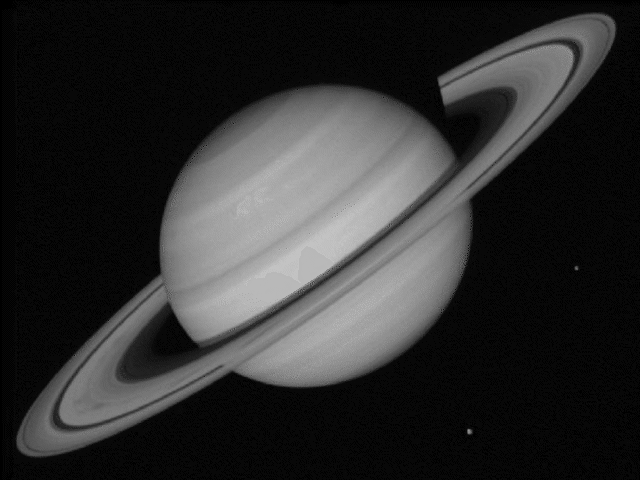
#> input picture Letrue/images/2/saturn.png, 640 x 480 px, found by its file name
$ jupyter execute --allow-errors '3. Linearity and Convolution.ipynb'   (shell and % lines are left out)   (older library calls are emulated)
#> lines starting #> are read from the running program, lines starting #| are printed output that depends on the picture
# 1. Filtering -

### First attempt at a solution -1D

Replace each pixel with an average of all the values in its neighborhood - mooving average:

### Averaging assumptions
1. The *true* value of pixels are similar to the true value of pixels nearby.
2. The noise added to each pixel is done independently.

### Moving average in 2D

## (1) Correlation filtering - uniform weights

Say the averaging window size is $2k+1 \times 2k+1$:

$$
G[i, j]=\frac{1}{(2k+1)^2}\Sigma^k_{u=-k}\Sigma^k_{v=-k}F[i+u,\ j+v].
$$

- $2k+1$ is odd, so it is odd size window.
If $k$ were $3$ that would be a $7 \times 7$.

- $\Sigma^k_{u=-k}\Sigma^k_{v=-k}F[i+u,\ j+v]$ : Loop over all pixels in neighnorhood around image pixel $F[i,\ j]$.

- $\frac{1}{(2k+1)^2}$ : Uniform weight for each pixel.

__Smoothing with a nonGaussian__

## (2) Correlation filtering - nonuniform weights

Now generalize to allow *different weights* depending on neighboring pixel's relative position:

$$
G[i, j]=\Sigma^k_{u=-k}\Sigma^k_{v=-k}H[u,\ v]F[i+u,\ j+v].
$$

This is called __cross-correlation__, denoted $G = H\otimes F$

- $H[u,\ v]$:
    - non-uniform weights
    - It is called as the filter *kernel* or *mask*
    - it is the matrix of weights in the linear combination.

__Smoothing with a Gaussian__

## (3) Examples (uniform kernel, Gaussian kernel)

#### 1) getGaussianKernel
```python
Python: cv2.getGaussianKernel(ksize, sigma[, ktype]) → retval
```
Parameters:
- ksize: Aperture size. It should be odd ( \texttt{ksize} \mod 2 = 1 ) and positive.
- sigma: Gaussian standard deviation. If it is non-positive, it is computed from ksize as $\text{sigma} = 0.3*((\text{ksize}-1)*0.5 - 1) + 0.8 .$
- ktype: Type of filter coefficients. It can be CV_32F or CV_64F .

#### 2) filter2D
```python
Python: cv2.filter2D(src, ddepth, kernel[, dst[, anchor[, delta[, borderType]]]]) → dst
```

Parameters:
- __src__: input image.
- __dst__: output image of the same size and the same number of channels as src.
- __ddepth__: desired depth of the destination image; if it is negative, it will be the same as src.depth(); the following combinations of src.depth() and ddepth are supported:
    - src.depth() = CV_8U, ddepth = -1/CV_16S/CV_32F/CV_64F
    - src.depth() = CV_16U/CV_16S, ddepth = -1/CV_32F/CV_64F
    - src.depth() = CV_32F, ddepth = -1/CV_32F/CV_64F
    - src.depth() = CV_64F, ddepth = -1/CV_64F
    - when ddepth=-1, the output image will have the same depth as the source.
- __kernel__: convolution kernel (or rather a correlation kernel), a single-channel floating point matrix; if you want to apply different kernels to different channels, split the image into separate color planes using split() and process them individually.
- __anchor__: anchor of the kernel that indicates the relative position of a filtered point within the kernel; the anchor should lie within the kernel; default value (-1,-1) means that the anchor is at the kernel center.
- __delta__: optional value added to the filtered pixels before storing them in dst.
- __borderType__: pixel extrapolation method (see borderInterpolate for details).
    - cv2.BORDER_CONSTANT, cv2.BORDER_ISOLATED (clip filter)
    - cv2.BORDER_WRAP (wrap around filter)
    - cv2.BORDER_REPLICATE (copy edge filter)
    - cv2.BORDER_REFLECT_101 (reflect across edge filter)

### Uniform weight

[cell 1]
import cv2
import numpy as np
from matplotlib import pyplot as plt

fig, axis = plt.subplots(3, 1, figsize=(10, 10))

## load an image
#img = cv2.imread('images/4/saturn.png', 0)
img = cv2.imread('images/4/saturn.png', cv2.IMREAD_GRAYSCALE)
#> img is the input picture: shape (480, 640); min 0, max 195, mean 46.6
[n, m]= np.shape(img)
#> n = 480; m = 640

axis[0].imshow(img, cmap = 'gray', interpolation=None)
axis[0].set_title('Original', fontsize=15)
axis[0].tick_params(axis='x', labelsize=10)
axis[0].tick_params(axis='y', labelsize=10)

## Add some noise
noise_sigma = 10
noise = np.random.randn(n, m)*noise_sigma
noisy_img = img[:, :] + noise
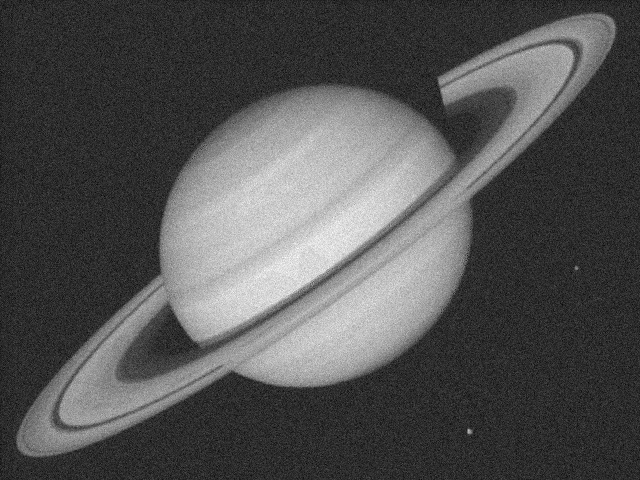
#> noisy_img: shape (480, 640) float64; min -40.52, max 225.8, mean 46.6; drawn with min black and max white

axis[1].imshow(noisy_img, cmap = 'gray', interpolation=None)
axis[1].set_title('With noise', fontsize=15)
axis[1].tick_params(axis='x', labelsize=10)
axis[1].tick_params(axis='y', labelsize=10)

kernel_size = 25

## blur (box filter)
kernel_uni = np.ones((kernel_size, kernel_size),np.float32)/kernel_size**2
smoothed = cv2.filter2D(img, -1, kernel_uni)
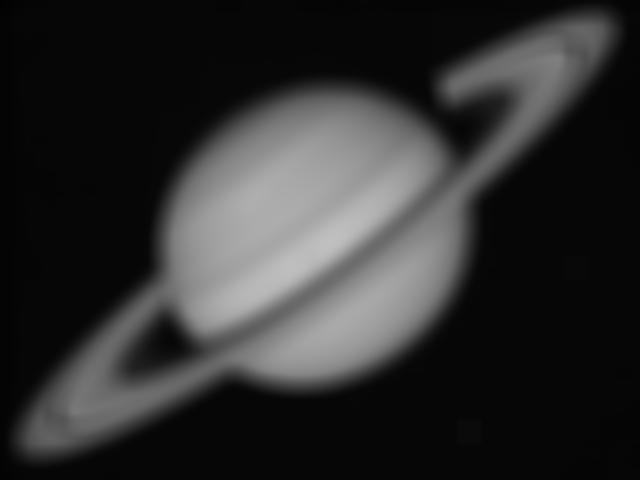
#> smoothed: shape (480, 640); min 1, max 192, mean 46.6

axis[2].imshow(smoothed, cmap = 'gray', interpolation=None)
axis[2].set_title('Uniform filter', fontsize=15)
axis[2].tick_params(axis='x', labelsize=10)
axis[2].tick_params(axis='y', labelsize=10)

plt.show()
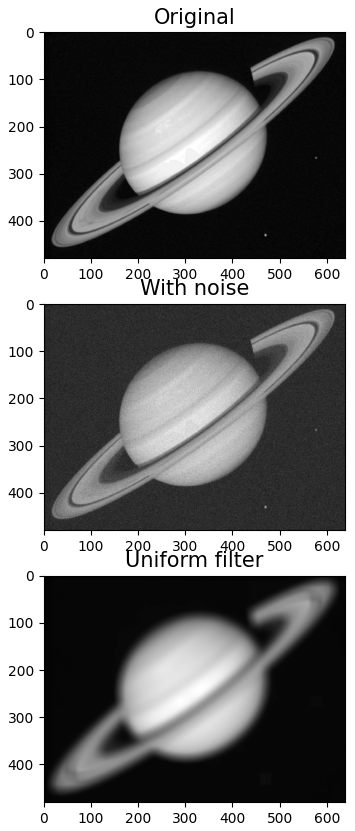
#> figure drawn by matplotlib, 3 panels

### Gaussian weight

[cell 2]
import numpy as np
import matplotlib.pyplot as plt
import cv2

fig, axis = plt.subplots(3, 1, figsize=(10, 10))

## load an image
img = cv2.imread('images/4/saturn.png', cv2.IMREAD_GRAYSCALE)
[n, m] = np.shape(img)
print(np.shape(img))
#| (480, 640)
axis[0].imshow(img, cmap = 'gray', interpolation=None)
axis[0].set_title('Original', fontsize=15)
axis[0].tick_params(axis='x', labelsize=10)
axis[0].tick_params(axis='y', labelsize=10)

## Add some noise
noise_sigma = 10
noise = np.random.randn(n, m)*noise_sigma
noisy_img = img + noise
axis[1].imshow(noisy_img, cmap = 'gray', interpolation=None)
axis[1].set_title('Noise', fontsize=15)
axis[1].tick_params(axis='x', labelsize=10)
axis[1].tick_params(axis='y', labelsize=10)

## Create a Gaussian filter
filter_size = 30
filter_sigma = 3

gaussian_filter = np.dot(cv2.getGaussianKernel(filter_size, filter_sigma, cv2.CV_64F),
                        (cv2.getGaussianKernel(filter_size, filter_sigma, cv2.CV_64F)).T)

## Apply Gaussian filter to remove noise
smoothed = cv2.filter2D(img, -1, gaussian_filter)

axis[2].imshow(smoothed, cmap = 'gray', interpolation=None)
axis[2].tick_params(axis='x', labelsize=10)
axis[2].tick_params(axis='y', labelsize=10)
axis[2].set_title('Smoothed', fontsize=15)

plt.gray()
plt.show()

$ run again, with Letrue/images/2/Gaussian_Noise.png copied over Letrue/images/2/saturn.png
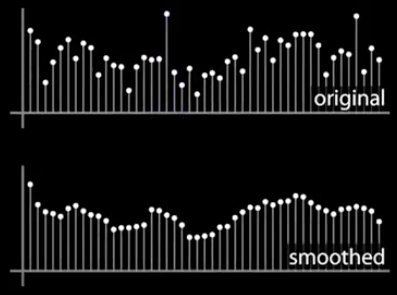
#> input picture Letrue/images/2/Gaussian_Noise.png, 397 x 295 px, found by its file name
#> `noisy_img = img[:, :] + noise`:
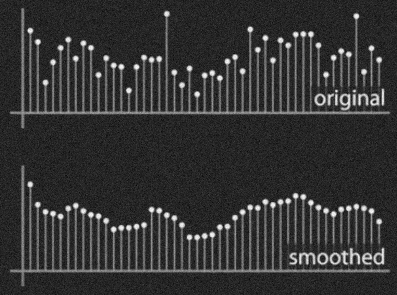
#> noisy_img: shape (295, 397) float64; min -48.52, max 282.9, mean 19.6; drawn with min black and max white
#| (295, 397)
#> `smoothed = cv2.filter2D(img, -1, gaussian_filter)`:
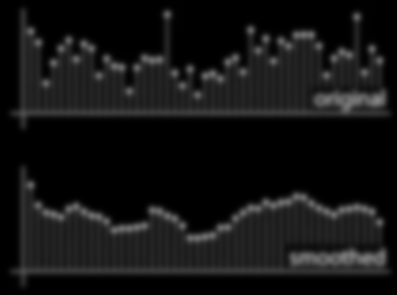
#> smoothed: shape (295, 397); min 0, max 130, mean 19.5

$ run again, with Letrue/images/2/Gaussian_kernel.png copied over Letrue/images/2/saturn.png
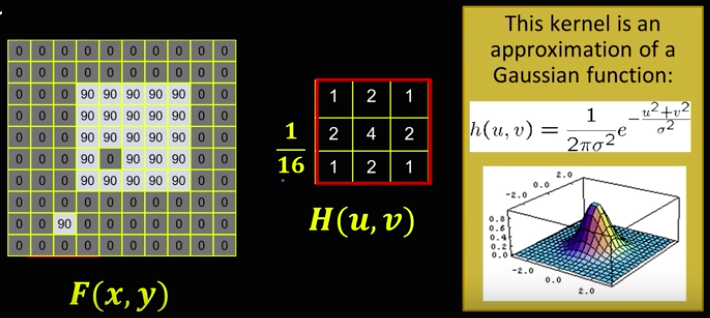
#> input picture Letrue/images/2/Gaussian_kernel.png, 710 x 318 px, found by its file name
#> `noisy_img = img[:, :] + noise`:
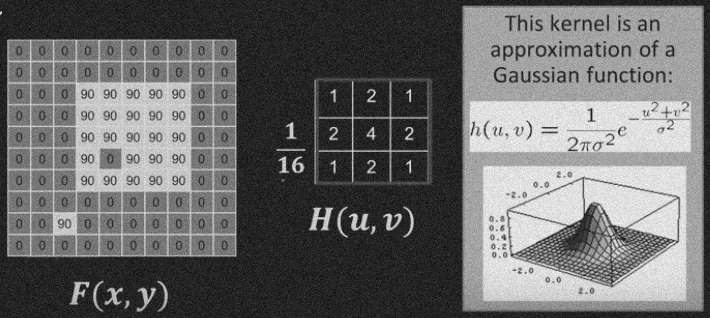
#> noisy_img: shape (318, 710) float64; min -43.6, max 294.4, mean 97.8; drawn with min black and max white
#| (318, 710)
#> `smoothed = cv2.filter2D(img, -1, gaussian_filter)`:
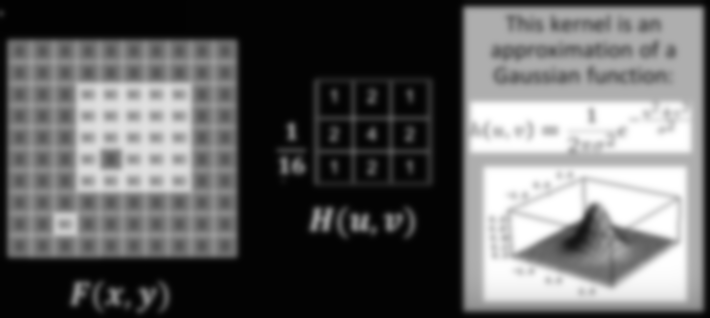
#> smoothed: shape (318, 710); min 2, max 255, mean 97.8

$ run again, with Letrue/images/2/Nonuniform.png copied over Letrue/images/2/saturn.png
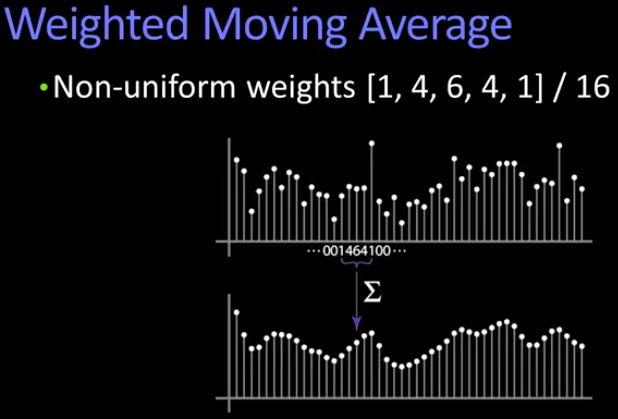
#> input picture Letrue/images/2/Nonuniform.png, 618 x 419 px, found by its file name
#> `noisy_img = img[:, :] + noise`:
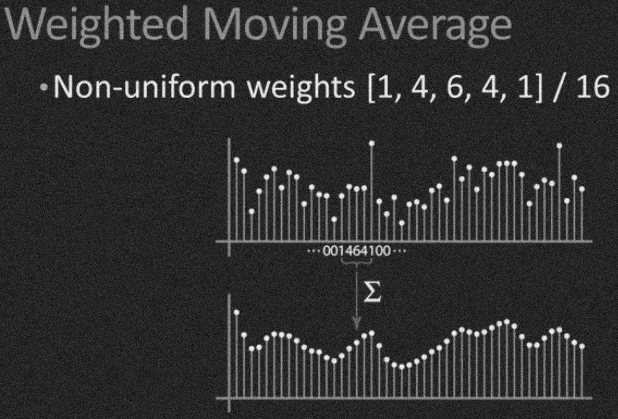
#> noisy_img: shape (419, 618) float64; min -48.52, max 284.2, mean 14.9; drawn with min black and max white
#| (419, 618)
#> `smoothed = cv2.filter2D(img, -1, gaussian_filter)`:
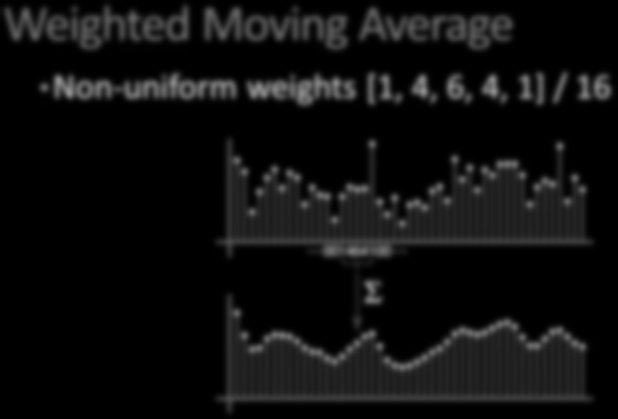
#> smoothed: shape (419, 618); min 0, max 146, mean 14.9
